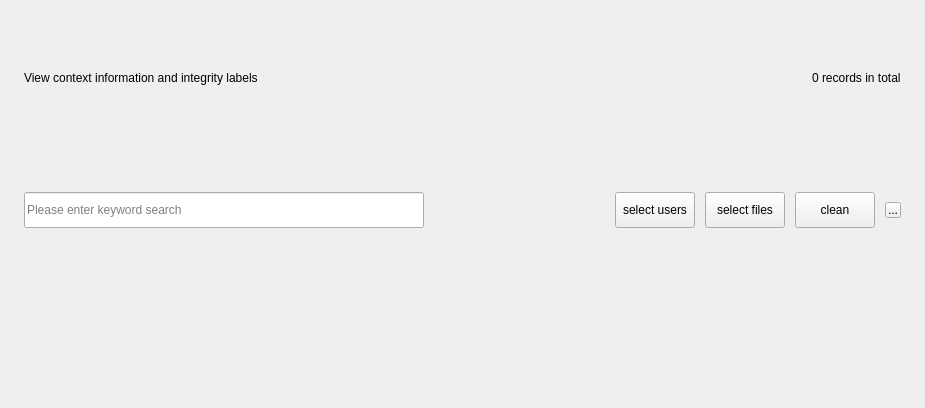
<?xml version="1.0" encoding="UTF-8"?>
<ui version="4.0">
 <class>FileSignPage</class>
 <widget class="QWidget" name="FileSignPage">
  <property name="geometry">
   <rect>
    <x>0</x>
    <y>0</y>
    <width>925</width>
    <height>408</height>
   </rect>
  </property>
  <property name="windowTitle">
   <string>Form</string>
  </property>
  <layout class="QVBoxLayout" name="verticalLayout">
   <property name="spacing">
    <number>10</number>
   </property>
   <property name="leftMargin">
    <number>24</number>
   </property>
   <property name="topMargin">
    <number>16</number>
   </property>
   <property name="rightMargin">
    <number>0</number>
   </property>
   <property name="bottomMargin">
    <number>4</number>
   </property>
   <item>
    <layout class="QHBoxLayout" name="horizontalLayout">
     <property name="rightMargin">
      <number>24</number>
     </property>
     <item>
      <widget class="QLabel" name="m_note">
       <property name="minimumSize">
        <size>
         <width>420</width>
         <height>0</height>
        </size>
       </property>
       <property name="text">
        <string>View context information and integrity labels</string>
       </property>
      </widget>
     </item>
     <item>
      <spacer name="horizontalSpacer">
       <property name="orientation">
        <enum>Qt::Horizontal</enum>
       </property>
       <property name="sizeHint" stdset="0">
        <size>
         <width>40</width>
         <height>20</height>
        </size>
       </property>
      </spacer>
     </item>
     <item>
      <widget class="QLabel" name="m_tips">
       <property name="text">
        <string>0 records in total</string>
       </property>
      </widget>
     </item>
    </layout>
   </item>
   <item>
    <widget class="QWidget" name="m_controlLine" native="true">
     <layout class="QHBoxLayout" name="horizontalLayout_2">
      <property name="spacing">
       <number>10</number>
      </property>
      <property name="leftMargin">
       <number>0</number>
      </property>
      <property name="topMargin">
       <number>0</number>
      </property>
      <property name="rightMargin">
       <number>24</number>
      </property>
      <property name="bottomMargin">
       <number>0</number>
      </property>
      <item>
       <widget class="QLineEdit" name="m_search">
        <property name="sizePolicy">
         <sizepolicy hsizetype="Fixed" vsizetype="Fixed">
          <horstretch>0</horstretch>
          <verstretch>0</verstretch>
         </sizepolicy>
        </property>
        <property name="minimumSize">
         <size>
          <width>400</width>
          <height>36</height>
         </size>
        </property>
        <property name="maximumSize">
         <size>
          <width>440</width>
          <height>36</height>
         </size>
        </property>
        <property name="placeholderText">
         <string>Please enter keyword search</string>
        </property>
       </widget>
      </item>
      <item>
       <spacer name="horizontalSpacer_2">
        <property name="orientation">
         <enum>Qt::Horizontal</enum>
        </property>
        <property name="sizeHint" stdset="0">
         <size>
          <width>40</width>
          <height>20</height>
         </size>
        </property>
       </spacer>
      </item>
      <item>
       <widget class="QPushButton" name="m_selectUser">
        <property name="sizePolicy">
         <sizepolicy hsizetype="Fixed" vsizetype="Fixed">
          <horstretch>0</horstretch>
          <verstretch>0</verstretch>
         </sizepolicy>
        </property>
        <property name="minimumSize">
         <size>
          <width>72</width>
          <height>36</height>
         </size>
        </property>
        <property name="text">
         <string>select users</string>
        </property>
        <property name="okStyle" stdset="0">
         <bool>true</bool>
        </property>
       </widget>
      </item>
      <item>
       <widget class="QPushButton" name="m_selectFile">
        <property name="sizePolicy">
         <sizepolicy hsizetype="Fixed" vsizetype="Fixed">
          <horstretch>0</horstretch>
          <verstretch>0</verstretch>
         </sizepolicy>
        </property>
        <property name="minimumSize">
         <size>
          <width>72</width>
          <height>36</height>
         </size>
        </property>
        <property name="text">
         <string>select files</string>
        </property>
        <property name="okStyle" stdset="0">
         <bool>true</bool>
        </property>
       </widget>
      </item>
      <item>
       <widget class="QPushButton" name="m_clean">
        <property name="sizePolicy">
         <sizepolicy hsizetype="Fixed" vsizetype="Fixed">
          <horstretch>0</horstretch>
          <verstretch>0</verstretch>
         </sizepolicy>
        </property>
        <property name="minimumSize">
         <size>
          <width>72</width>
          <height>36</height>
         </size>
        </property>
        <property name="text">
         <string>clean</string>
        </property>
       </widget>
      </item>
      <item>
       <widget class="QToolButton" name="m_refresh">
        <property name="maximumSize">
         <size>
          <width>16</width>
          <height>16</height>
         </size>
        </property>
        <property name="cursor">
         <cursorShape>PointingHandCursor</cursorShape>
        </property>
        <property name="text">
         <string>...</string>
        </property>
       </widget>
      </item>
     </layout>
    </widget>
   </item>
   <item>
    <widget class="KS::ToolBox::FileSignTable" name="m_fileSignTable" native="true"/>
   </item>
  </layout>
 </widget>
 <customwidgets>
  <customwidget>
   <class>KS::ToolBox::FileSignTable</class>
   <extends>QWidget</extends>
   <header>plugins/gui/tool-box/file-sign/file-sign-table.h</header>
   <container>1</container>
  </customwidget>
 </customwidgets>
 <resources/>
 <connections/>
</ui>
